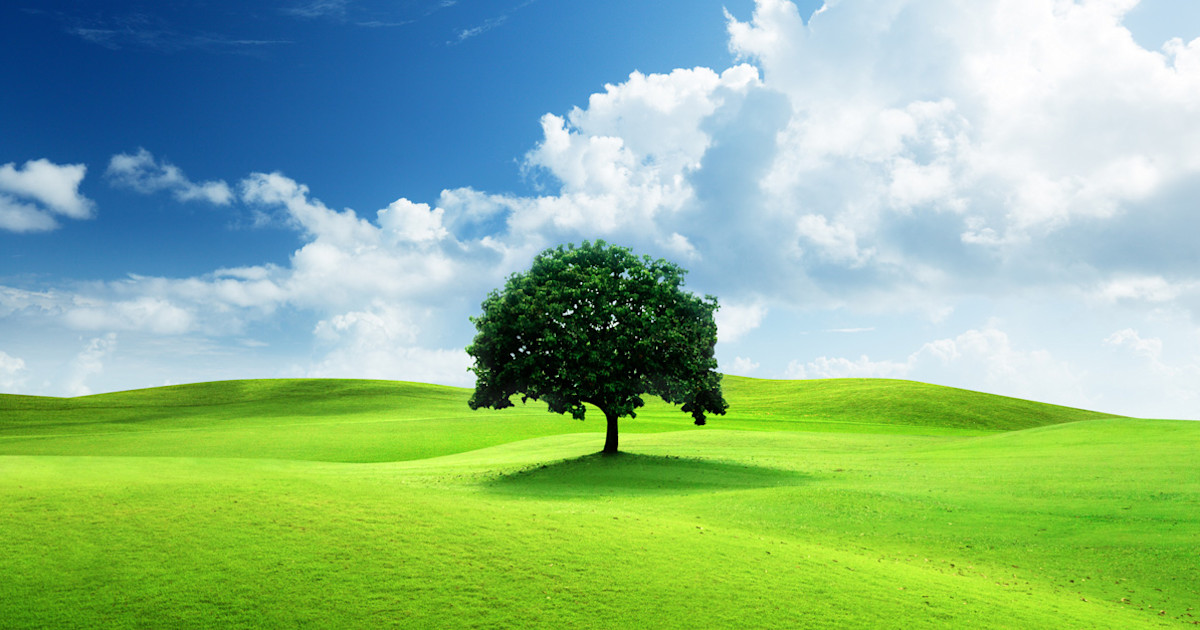
#> input picture lab1/free-nature-images.jpg, 1200 x 630 px
$ jupyter execute --allow-errors lab5_1.ipynb
#> lines starting #> are read from the running program, lines starting #| are printed output that depends on the picture; after the words box and inside, x2 and y2 are one past the last pixel; in counts of white or black regions, pixels touching at a corner belong together
# LAB 5: Morphological Image Processing and Image Segmentation

`Sabin Dahal (022bscit035)`

Morphological image processing uses operations like dilation and erosion to analyze and process shapes in binary or grayscale images, helping to remove noise, fill gaps, and extract structures. Image segmentation divides an image into meaningful regions or objects, enabling easier analysis and interpretation of image content.

[cell 1]
import cv2
import numpy as np
import matplotlib.pyplot as plt

# Read and resize two images to same size
img1 = cv2.imread('scenery.jpg', cv2.IMREAD_GRAYSCALE)
img2 = cv2.imread('lab1/free-nature-images.jpg', cv2.IMREAD_GRAYSCALE)
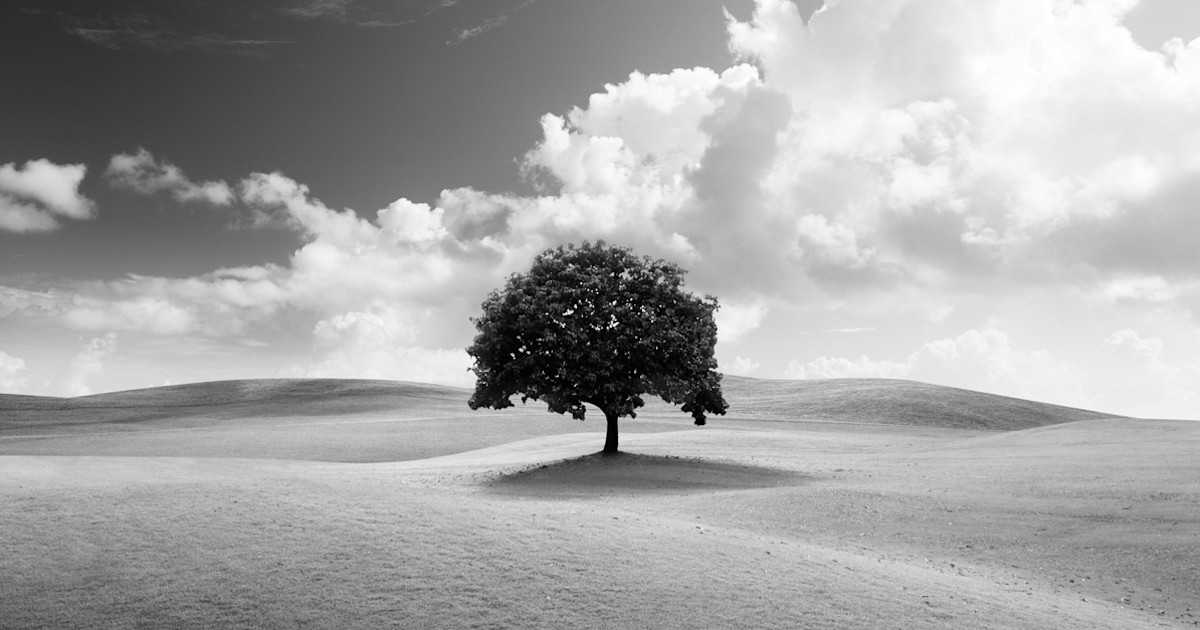
#> img2: shape (630, 1200); min 0, max 255, mean 165.5
#> (the rest of this cell did not finish here and is left out)

[cell 2]
# Convert to binary (threshold)
_, bin1 = cv2.threshold(img1, 127, 255, cv2.THRESH_BINARY)
_, bin2 = cv2.threshold(img2, 127, 255, cv2.THRESH_BINARY)
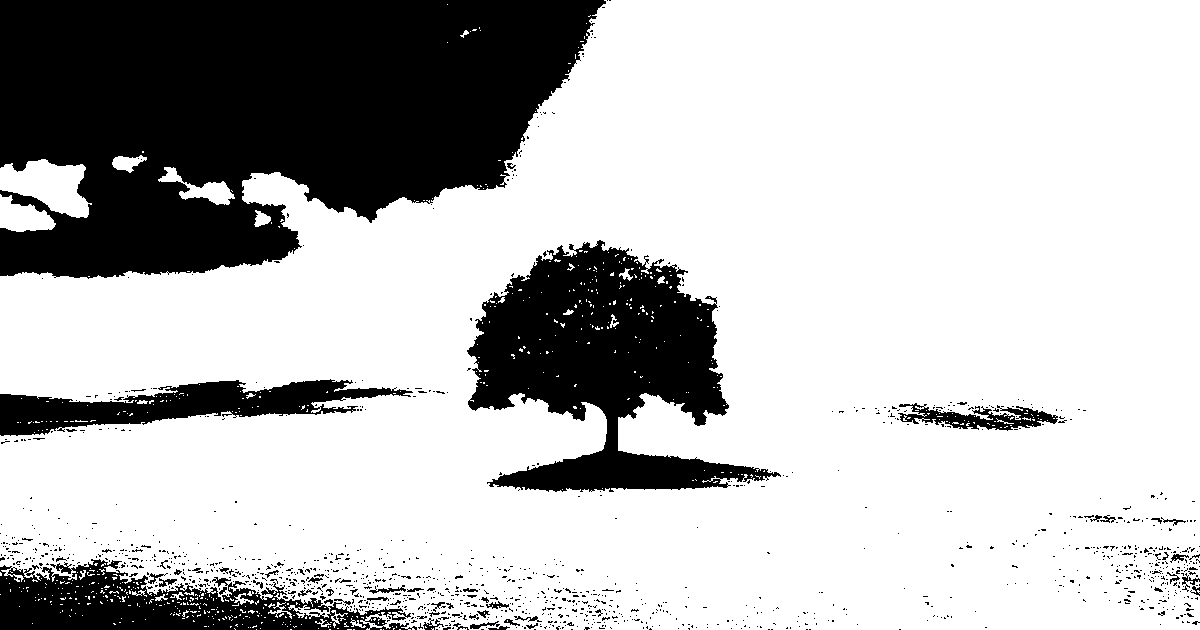
#> bin2: shape (630, 1200); 74% white; 1229 black regions (1171 under 20 px), largest, box (x1, y1, x2, y2) and area: (0, 0, 606, 279) 122618, (467, 240, 781, 492) 40125, (0, 559, 417, 630) 14922

# Perform logical operations
#> (the rest of this cell did not finish here and is left out)
